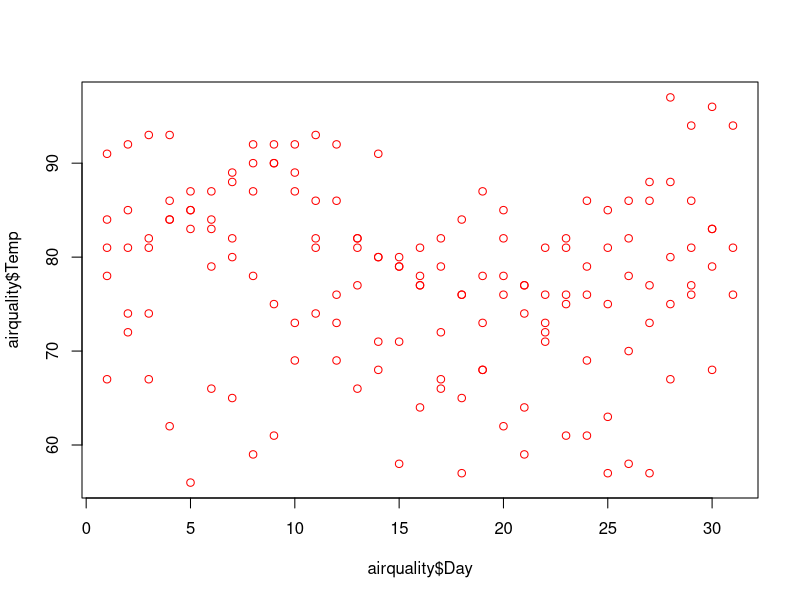

Source code (R):
## ---- chunk 1
plot(x = airquality$Day, y = airquality$Temp, col = "red")
